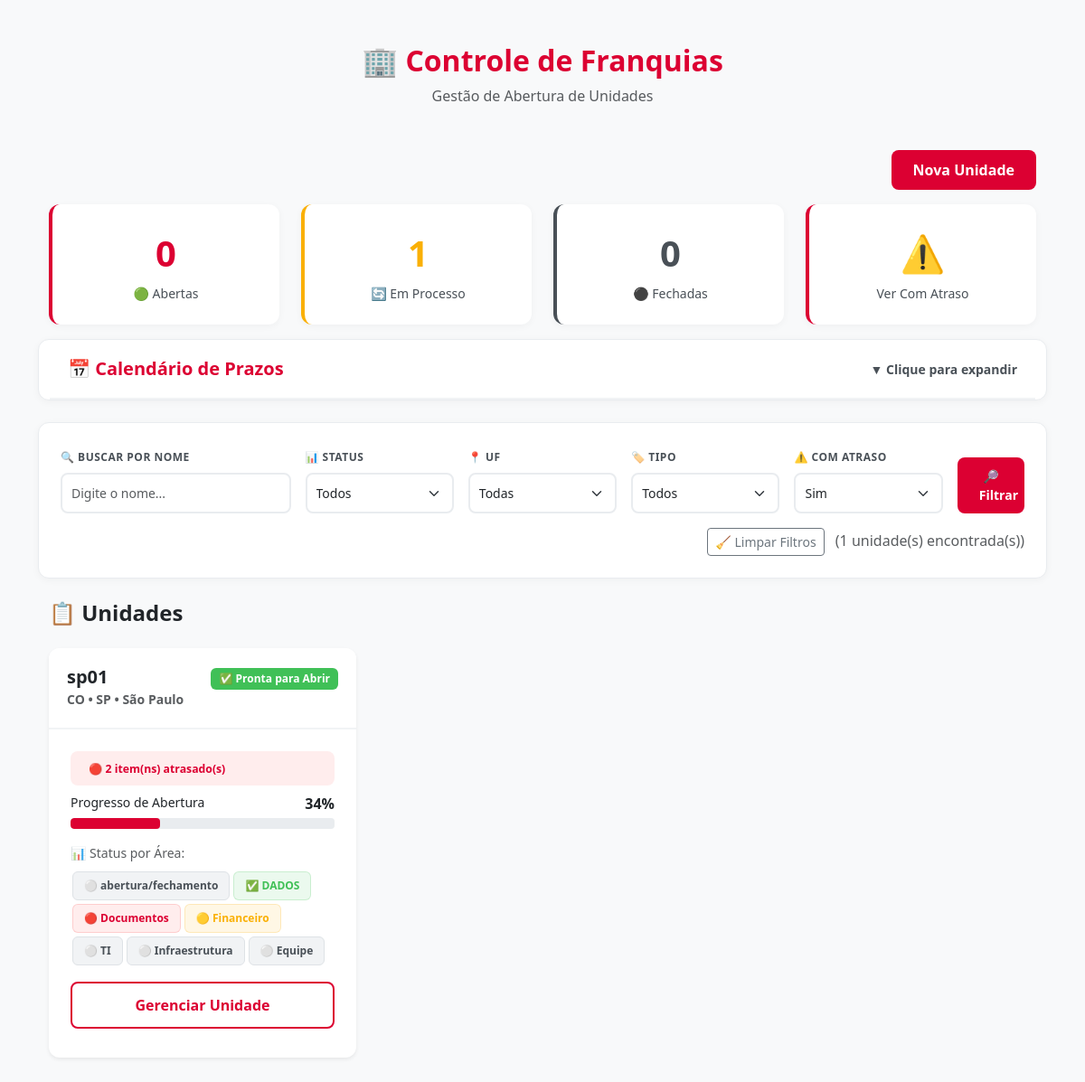
The app's page /?atraso=sim with its own data.
### App.py (models this page shows)
class Unidade(db.Model):
    id = db.Column(db.Integer, primary_key=True)
    nome = db.Column(db.String(100), nullable=False)
    cidade = db.Column(db.String(50), nullable=False)
    uf = db.Column(db.String(2), nullable=False)
    tipo = db.Column(db.String(10), nullable=False)
    status_unidade = db.Column(db.String(20), default="processo")
    checklist_status = db.Column(db.Text, default="{}")

### App.py (the view)
@app.route('/')
def index():
    filtro_status = request.args.get('status', '')
    filtro_uf = request.args.get('uf', '')
    filtro_tipo = request.args.get('tipo', '')
    filtro_atraso = request.args.get('atraso', '')
    busca_nome = request.args.get('busca', '')
    unidades = Unidade.query.order_by(Unidade.nome.asc()).all()
    unidades_filtradas = []
    for u in unidades:
        if filtro_status and u.status_unidade != filtro_status:
            continue
        if filtro_uf and u.uf != filtro_uf:
            continue
        if filtro_tipo and u.tipo != filtro_tipo:
            continue
        if filtro_atraso == 'sim':
            atrasados = verificar_atrasados(u.checklist_status)
            if not atrasados:
                continue
        if busca_nome and busca_nome.lower() not in u.nome.lower():
            continue
        unidades_filtradas.append(u)
    resumos = gerar_resumos(unidades_filtradas)
    unidades_info = []
    for u in unidades_filtradas:
        try:
            dados = json.loads(u.checklist_status) if u.checklist_status else {}
            total = sum(len(itens) for itens in CATEGORIAS_REQUISITOS.values())
            concluidos = 0
            for item_config in sum(CATEGORIAS_REQUISITOS.values(), []):
                item_nome = item_config['nome']
                info = dados.get(item_nome, {})
                if item_config['tipo'] == 'checkbox':
                    if isinstance(info, dict) and info.get('concluido', False):
                        concluidos += 1
                else:
                    if info and info != '':
                        concluidos += 1
            progresso = int((concluidos / total) * 100) if total > 0 else 0
        except:
            progresso = 0
        aprovacao_financeira = dados.get('Aprovação Financeira', 'pendente') if 'dados' in locals() else 'pendente'
        status_categorias = calcular_status_categorias(u.checklist_status, CATEGORIAS_REQUISITOS)
        atrasados = verificar_atrasados(u.checklist_status)
        unidades_info.append({
            'unidade': u,
            'progresso': progresso,
            'status_categorias': status_categorias,
            'atrasados': atrasados,
            'qtd_atrasados': len(atrasados),
            'aprovacao_financeira': aprovacao_financeira  # ← NOVO
        })
    todas_ufs = sorted(set(u.uf for u in Unidade.query.all()))
    todos_tipos = sorted(set(u.tipo for u in Unidade.query.all()))
    todos_prazos = classificar_prazos(unidades_filtradas, CATEGORIAS_REQUISITOS)
    return render_template('index.html',
                           unidades_info=unidades_info,
                           resumos=resumos,
                           tipos_unidade=TIPOS_UNIDADE,
                           status_unidade_opts=STATUS_UNIDADE,
                           filtro_status=filtro_status,
                           filtro_uf=filtro_uf,
                           filtro_tipo=filtro_tipo,
                           filtro_atraso=filtro_atraso,
                           busca_nome=busca_nome,
                           todas_ufs=todas_ufs,
                           todos_tipos=todos_tipos,
                           todos_prazos=todos_prazos)

### Templates/index.html (shortened to what this page needs)
<!DOCTYPE html>
<html lang="pt-br">
<head>
    <link href="https://cdn.jsdelivr.net/npm/bootstrap@5.3.0/dist/css/bootstrap.min.css" rel="stylesheet">
</head>
<body class="bg-light">
    <div class="container mt-5 mb-5">
        <div class="container mt-5 mb-5">
        <div class="text-center mb-5">
            <h1 style="color: var(--primary); font-weight: 700; font-size: 2em; margin-bottom: 0.5rem;">
                🏢 Controle de Franquias
            </h1>
            <p class="text-muted mb-0">
                Gestão de Abertura de Unidades
            </p>
        </div>
        <div class="d-flex justify-content-end mb-3">
            <a href="/adicionar" class="btn btn-primary">Nova Unidade</a>
        </div>
        <div class="row mb-4">
            <div class="col-md-3 col-6 mb-3">
                <div class="kpi-card">
                    <div class="kpi-number">{{ resumos.abertas }}</div>
                    <div class="kpi-label">🟢 Abertas</div>
                </div>
            </div>
            <div class="col-md-3 col-6 mb-3">
                <div class="kpi-card" style="border-left-color: var(--warning);">
                    <div class="kpi-number" style="color: var(--warning);">{{ resumos.em_processo }}</div>
                    <div class="kpi-label">🔄 Em Processo</div>
                </div>
            </div>
            <div class="col-md-3 col-6 mb-3">
                <div class="kpi-card" style="border-left-color: var(--gray-600);">
                    <div class="kpi-number" style="color: var(--gray-600);">{{ resumos.fechadas }}</div>
                    <div class="kpi-label">⚫ Fechadas</div>
                </div>
            </div>
            <div class="col-md-3 col-6 mb-3">
                <a href="?atraso=sim" class="text-decoration-none">
                    <div class="kpi-card" style="border-left-color: var(--danger); cursor: pointer;">
                        <div class="kpi-number" style="color: var(--danger);">⚠️</div>
                        <div class="kpi-label">Ver Com Atraso</div>
                    </div>
                </a>
            </div>
        <div class="card mb-4" style="border: 1px solid var(--gray-200);">
            <div class="card-header d-flex justify-content-between align-items-center"
                style="cursor: pointer; background: white; border-bottom: 2px solid var(--gray-100);"
                data-bs-toggle="collapse"
                data-bs-target="#calendarioContent">
                <h5 class="mb-0" style="color: var(--primary); font-weight: 600;">
                    📅 Calendário de Prazos
                </h5>
                <span style="color: var(--gray-600); font-size: 0.875em;">
                    ▼ Clique para expandir
                </span>
            </div>
        </div>
        <div class="filtro-card">
            <form method="GET" action="/">
                <div class="row g-3">
                    <div class="col-md-3">
                        <label class="filtro-label">🔍 Buscar por Nome</label>
                        <input type="text"
                               name="busca"
                               class="form-control form-control-sm"
                               value="{{ busca_nome }}"
                               placeholder="Digite o nome...">
                    </div>
                    <div class="col-md-2">
                        <label class="filtro-label">📊 Status</label>
                        <select name="status" class="form-select form-select-sm">
                            <option value="">Todos</option>
                        </select>
                    </div>
                    <div class="col-md-2">
                        <label class="filtro-label">📍 UF</label>
                        <select name="uf" class="form-select form-select-sm">
                            <option value="">Todas</option>
                        </select>
                    </div>
                    <div class="col-md-2">
                        <label class="filtro-label">🏷️ Tipo</label>
                        <select name="tipo" class="form-select form-select-sm">
                            <option value="">Todos</option>
                        </select>
                    </div>
                    <div class="col-md-2">
                        <label class="filtro-label">⚠️ Com Atraso</label>
                        <select name="atraso" class="form-select form-select-sm">
                            <option value="sim" {% if filtro_atraso == 'sim' %}selected{% endif %}>Sim</option>
                        </select>
                    </div>
                    <div class="col-md-1 d-flex align-items-end gap-2">
                        <button type="submit" class="btn btn-primary btn-sm w-100">
                            🔎 Filtrar
                        </button>
                    </div>
                </div>
                {% if filtro_status or filtro_uf or filtro_tipo or filtro_atraso or busca_nome %}
                <div class="mt-3 text-end">
                    <a href="/" class="btn btn-outline-secondary btn-sm">
                        🧹 Limpar Filtros
                    </a>
                    <span class="text-muted ms-2">
                        ({{ unidades_info|length }} unidade(s) encontrada(s))
                    </span>
                </div>
                {% endif %}
            </form>
        </div>
        <h4 class="mb-4 mt-4">📋 Unidades</h4>
        {% if unidades_info %}
        <div class="row">
            {% for info in unidades_info %}
            <div class="col-md-6 col-lg-4 mb-4">
                <div class="card shadow-sm h-100 border-{{ 'danger' if info.qtd_atrasados > 0 else 'light' }}">
                    <div class="card-header">
                        <div class="d-flex justify-content-between align-items-start">
                            <div>
                                <h5 class="mb-0">{{ info.unidade.nome }}</h5>
                                <small class="text-muted">{{ info.unidade.tipo }} • {{ info.unidade.uf }} • {{ info.unidade.cidade }}</small>
                            </div>
                            <div class="text-end">
                                <span class="badge bg-{{ status_unidade_opts[info.unidade.status_unidade]['class'] }}">
                                    {{ status_unidade_opts[info.unidade.status_unidade]['label'] }}
                                </span>
                            </div>
                        </div>
                    </div>
                    <div class="card-body">
                        {% if info.qtd_atrasados > 0 %}
                        <div class="alert alert-danger py-2 mb-2">
                            <small>🔴 <strong>{{ info.qtd_atrasados }} item(ns) atrasado(s)</strong></small>
                        </div>
                        {% endif %}
                        <div class="mb-3">
                            <div class="d-flex justify-content-between mb-1">
                                <small>Progresso de Abertura</small>
                                <strong>{{ info.progresso }}%</strong>
                            </div>
                            <div class="progress" style="height: 12px;">
                                <div class="progress-bar bg-{{ 'success' if info.progresso == 100 else 'primary' }}"
                                     role="progressbar"
                                     style="width: {{ info.progresso }}%">
                                </div>
                            </div>
                        </div>
                        <div class="mb-3">
                            <small class="text-muted d-block mb-2">📊 Status por Área:</small>
                            <div class="d-flex flex-wrap">
                                {% for cat_nome, cat_info in info.status_categorias.items() %}
                                    {% if cat_info.status == 'concluido' %}
                                        <span class="categoria-indicator cat-concluido" title="{{ cat_nome }}: {{ cat_info.concluidos }}/{{ cat_info.total }}">
                                            ✅ {{ cat_nome.split(' ')[-1] }}
                                        </span>
                                    {% elif cat_info.status == 'atrasado' %}
                                        <span class="categoria-indicator cat-atrasado" title="{{ cat_nome }}: {{ cat_info.concluidos }}/{{ cat_info.total }}">
                                            🔴 {{ cat_nome.split(' ')[-1] }}
                                        </span>
                                    {% elif cat_info.status == 'andamento' %}
                                        <span class="categoria-indicator cat-andamento" title="{{ cat_nome }}: {{ cat_info.concluidos }}/{{ cat_info.total }}">
                                            🟡 {{ cat_nome.split(' ')[-1] }}
                                        </span>
                                    {% else %}
                                        <span class="categoria-indicator cat-pendente" title="{{ cat_nome }}: {{ cat_info.concluidos }}/{{ cat_info.total }}">
                                            ⚪ {{ cat_nome.split(' ')[-1] }}
                                        </span>
                                    {% endif %}
                                {% endfor %}
                            </div>
                        </div>
                        <a href="/gerenciar/{{ info.unidade.id }}"
                        class="btn btn-outline-primary w-100" style="box-shadow: none !important; outline: none !important;">
                            Gerenciar Unidade
                        </a>
                    </div>
                </div>
            </div>
            {% endfor %}
        </div>
        {% else %}
        <div class="alert alert-warning text-center">
            <h4>😕 Nenhuma unidade encontrada</h4>
            <p>Tente ajustar os filtros ou <a href="/">limpe todos os filtros</a>.</p>
        </div>
        {% endif %}
    </div>
</body>
</html>

### records on screen
Unidade: unidade.nome "sp01", unidade.tipo "CO", unidade.uf "SP", unidade.cidade "São Paulo", status_unidade "✅ Pronta para Abrir"

### other values on screen
{{ resumos.abertas }} "0"
{{ resumos.em_processo }} "1"
{{ resumos.fechadas }} "0"
{{ unidades_info|length }} "1"
{{ info.qtd_atrasados }} "2"
{{ info.progresso }} "34"
{{ cat_nome.split(' ')[-1] }} "abertura/fechamento" "TI" "Infraestrutura" "Equipe"
{{ cat_nome.split(' ')[-1] }} "DADOS"
{{ cat_nome.split(' ')[-1] }} "Documentos"
{{ cat_nome.split(' ')[-1] }} "Financeiro"
